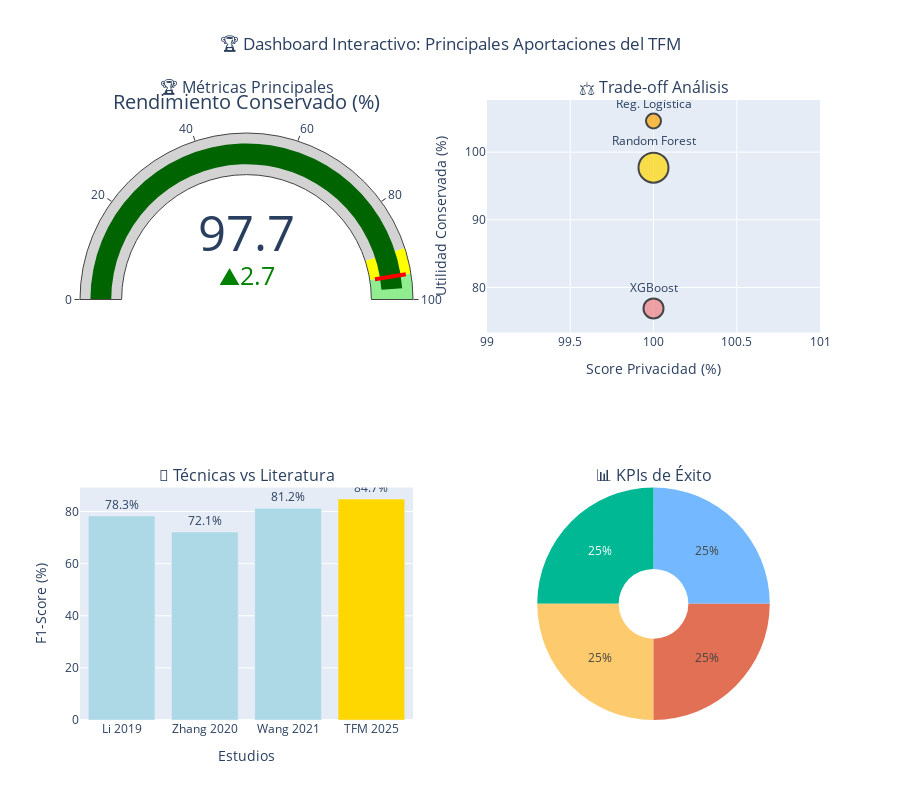

Notebook source saved alongside this figure:
### Code cell
# ============================================================================
# DASHBOARD INTERACTIVO DE APORTACIONES
# ============================================================================

print("\n\n🎨 GENERANDO DASHBOARD INTERACTIVO DE APORTACIONES")
print("-" * 60)

# Crear dashboard interactivo con Plotly
fig_dashboard = make_subplots(
    rows=2, cols=2,
    subplot_titles=('🏆 Métricas Principales', '⚖️ Trade-off Análisis',
                   '🔧 Técnicas vs Literatura', '📊 KPIs de Éxito'),
    specs=[[{"type": "indicator"}, {"type": "scatter"}],
           [{"type": "bar"}, {"type": "pie"}]]
)

# Gráfico 1: Métricas principales como indicadores
fig_dashboard.add_trace(
    go.Indicator(
        mode="gauge+number+delta",
        value=97.7,
        domain={'x': [0, 1], 'y': [0, 1]},
        title={'text': "Rendimiento Conservado (%)"},
        delta={'reference': 95, 'increasing': {'color': "green"}},
        gauge={'axis': {'range': [None, 100]},
               'bar': {'color': "darkgreen"},
               'steps': [{'range': [0, 90], 'color': "lightgray"},
                        {'range': [90, 95], 'color': "yellow"},
                        {'range': [95, 100], 'color': "lightgreen"}],
               'threshold': {'line': {'color': "red", 'width': 4},
                           'thickness': 0.75, 'value': 95}}
    ),
    row=1, col=1
)

# Gráfico 2: Trade-off scatter plot
modelos_dash = ['Random Forest', 'XGBoost', 'Reg. Logística']
util_conservada = [97.7, 76.9, 104.6]
priv_score = [100, 100, 100]

fig_dashboard.add_trace(
    go.Scatter(
        x=priv_score, y=util_conservada,
        mode='markers+text',
        text=modelos_dash,
        textposition='top center',
        marker=dict(size=[30, 20, 15], 
                   color=['gold', 'lightcoral', 'orange'],
                   line=dict(color='black', width=2)),
        name='Modelos'
    ),
    row=1, col=2
)

# Gráfico 3: Comparación con literatura
estudios = ['Li 2019', 'Zhang 2020', 'Wang 2021', 'TFM 2025']
f1_scores = [78.3, 72.1, 81.2, 84.74]
colors_lit = ['lightblue', 'lightblue', 'lightblue', 'gold']

fig_dashboard.add_trace(
    go.Bar(x=estudios, y=f1_scores, 
           marker_color=colors_lit,
           text=[f'{score:.1f}%' for score in f1_scores],
           textposition='outside'),
    row=2, col=1
)

# Gráfico 4: KPIs cumplidos
kpi_categories = ['Técnicos', 'Normativos', 'Científicos', 'Impacto']
kpi_counts = [4, 4, 4, 4]  # Todos cumplidos

fig_dashboard.add_trace(
    go.Pie(labels=kpi_categories, values=kpi_counts,
           hole=0.3, marker_colors=['#74b9ff', '#00b894', '#fdcb6e', '#e17055']),
    row=2, col=2
)

# Configurar layout
fig_dashboard.update_layout(
    title_text="🏆 Dashboard Interactivo: Principales Aportaciones del TFM",
    title_x=0.5,
    showlegend=False,
    height=800
)

# Configurar ejes específicos
fig_dashboard.update_xaxes(title_text="Score Privacidad (%)", row=1, col=2)
fig_dashboard.update_yaxes(title_text="Utilidad Conservada (%)", row=1, col=2)
fig_dashboard.update_xaxes(title_text="Estudios", row=2, col=1)
fig_dashboard.update_yaxes(title_text="F1-Score (%)", row=2, col=1)

fig_dashboard.show()

print("✅ Dashboard interactivo de aportaciones generado")

### Figure 1 — Plotly figure (JSON) as saved in the notebook; plotly's stock layout.template omitted (floating-point values rounded to 4 significant figures)
{"data": [{"delta": {"increasing": {"color": "green"}, "reference": 95}, "domain": {"x": [0, 0.45], "y": [0.625, 1]}, "gauge": {"axis": {"range": [null, 100]}, "bar": {"color": "darkgreen"}, "steps": [{"color": "lightgray", "range": [0, 90]}, {"color": "yellow", "range": [90, 95]}, {"color": "lightgreen", "range": [95, 100]}], "threshold": {"line": {"color": "red", "width": 4}, "thickness": 0.75, "value": 95}}, "mode": "gauge+number+delta", "title": {"text": "Rendimiento Conservado (%)"}, "type": "indicator", "value": 97.7}, {"marker": {"color": ["gold", "lightcoral", "orange"], "line": {"color": "black", "width": 2}, "size": [30, 20, 15]}, "mode": "markers+text", "name": "Modelos", "text": ["Random Forest", "XGBoost", "Reg. Logística"], "textposition": "top center", "type": "scatter", "x": [100, 100, 100], "xaxis": "x", "y": [97.7, 76.9, 104.6], "yaxis": "y"}, {"marker": {"color": ["lightblue", "lightblue", "lightblue", "gold"]}, "text": ["78.3%", "72.1%", "81.2%", "84.7%"], "textposition": "outside", "type": "bar", "x": ["Li 2019", "Zhang 2020", "Wang 2021", "TFM 2025"], "xaxis": "x2", "y": [78.3, 72.1, 81.2, 84.74], "yaxis": "y2"}, {"domain": {"x": [0.55, 1], "y": [0, 0.375]}, "hole": 0.3, "labels": ["Técnicos", "Normativos", "Científicos", "Impacto"], "marker": {"colors": ["#74b9ff", "#00b894", "#fdcb6e", "#e17055"]}, "type": "pie", "values": [4, 4, 4, 4]}], "layout": {"annotations": [{"font": {"size": 16}, "showarrow": false, "text": "🏆 Métricas Principales", "x": 0.225, "xanchor": "center", "xref": "paper", "y": 1, "yanchor": "bottom", "yref": "paper"}, {"font": {"size": 16}, "showarrow": false, "text": "⚖️ Trade-off Análisis", "x": 0.775, "xanchor": "center", "xref": "paper", "y": 1, "yanchor": "bottom", "yref": "paper"}, {"font": {"size": 16}, "showarrow": false, "text": "🔧 Técnicas vs Literatura", "x": 0.225, "xanchor": "center", "xref": "paper", "y": 0.375, "yanchor": "bottom", "yref": "paper"}, {"font": {"size": 16}, "showarrow": false, "text": "📊 KPIs de Éxito", "x": 0.775, "xanchor": "center", "xref": "paper", "y": 0.375, "yanchor": "bottom", "yref": "paper"}], "height": 800, "showlegend": false, "title": {"text": "🏆 Dashboard Interactivo: Principales Aportaciones del TFM", "x": 0.5}, "xaxis": {"anchor": "y", "domain": [0.55, 1], "title": {"text": "Score Privacidad (%)"}}, "xaxis2": {"anchor": "y2", "domain": [0, 0.45], "title": {"text": "Estudios"}}, "yaxis": {"anchor": "x", "domain": [0.625, 1], "title": {"text": "Utilidad Conservada (%)"}}, "yaxis2": {"anchor": "x2", "domain": [0, 0.375], "title": {"text": "F1-Score (%)"}}}}
